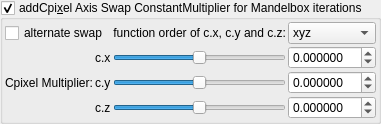
    <widget class="MyGroupBox" name="groupCheck_transf_addCpixel_enabled_false">
     <property name="toolTip">
      <string>&lt;html&gt;&lt;head/&gt;&lt;body&gt;&lt;p&gt;Cpixel is CVector3 c = ( c.x, c.y, c.z). It is each original point (pixel) in 3D space where the iteration starts from, ( c = original z for each point .) It is commonly found in formula structures z = f(z) + c.&lt;/p&gt;&lt;p&gt;The Cpixel multiplier effectively scales this point &amp;quot;c&amp;quot;.&lt;/p&gt;&lt;p&gt;This transform allows the swapping of the order of the &amp;quot;CVector3 c&amp;quot; components before being multiplied by &amp;quot;CVector3 z&amp;quot; components.&lt;/p&gt;&lt;/body&gt;&lt;/html&gt;</string>
     </property>
     <property name="title">
      <string>addCpi&amp;xel Axis Swap ConstantMultiplier for Mandelbox iterations</string>
     </property>
     <property name="checkable">
      <bool>true</bool>
     </property>
     <layout class="QVBoxLayout" name="verticalLayout_50">
      <property name="spacing">
       <number>2</number>
      </property>
      <property name="leftMargin">
       <number>2</number>
      </property>
      <property name="topMargin">
       <number>2</number>
      </property>
      <property name="rightMargin">
       <number>2</number>
      </property>
      <property name="bottomMargin">
       <number>2</number>
      </property>
      <item>
       <layout class="QGridLayout" name="gridLayout_25">
        <property name="spacing">
         <number>2</number>
        </property>
        <item row="0" column="0" colspan="2">
         <widget class="QCheckBox" name="checkBox_transf_alternate_enabled_false">
          <property name="text">
           <string>alternate swap</string>
          </property>
         </widget>
        </item>
        <item row="1" column="2">
         <widget class="QSlider" name="slider3_transf_constant_multiplierC_111_x">
          <property name="sizePolicy">
           <sizepolicy hsizetype="Expanding" vsizetype="Maximum">
            <horstretch>0</horstretch>
            <verstretch>0</verstretch>
           </sizepolicy>
          </property>
          <property name="minimum">
           <number>-10000000</number>
          </property>
          <property name="maximum">
           <number>10000000</number>
          </property>
          <property name="value">
           <number>0</number>
          </property>
          <property name="sliderPosition">
           <number>0</number>
          </property>
          <property name="orientation">
           <enum>Qt::Horizontal</enum>
          </property>
         </widget>
        </item>
        <item row="0" column="3">
         <widget class="QComboBox" name="comboBox_mandelbulbMulti_order_of_xyz">
          <item>
           <property name="text">
            <string notr="true">xyz</string>
           </property>
          </item>
          <item>
           <property name="text">
            <string notr="true">xzy</string>
           </property>
          </item>
          <item>
           <property name="text">
            <string notr="true">yxz</string>
           </property>
          </item>
          <item>
           <property name="text">
            <string notr="true">yzx</string>
           </property>
          </item>
          <item>
           <property name="text">
            <string notr="true">zxy</string>
           </property>
          </item>
          <item>
           <property name="text">
            <string notr="true">zyx</string>
           </property>
          </item>
         </widget>
        </item>
        <item row="0" column="2">
         <widget class="QLabel" name="label_3">
          <property name="text">
           <string>function order of c.x, c.y and c.z:</string>
          </property>
          <property name="alignment">
           <set>Qt::AlignRight|Qt::AlignTrailing|Qt::AlignVCenter</set>
          </property>
         </widget>
        </item>
        <item row="3" column="2">
         <widget class="QSlider" name="slider3_transf_constant_multiplierC_111_z">
          <property name="sizePolicy">
           <sizepolicy hsizetype="Expanding" vsizetype="Maximum">
            <horstretch>0</horstretch>
            <verstretch>0</verstretch>
           </sizepolicy>
          </property>
          <property name="minimum">
           <number>-10000000</number>
          </property>
          <property name="maximum">
           <number>10000000</number>
          </property>
          <property name="value">
           <number>0</number>
          </property>
          <property name="sliderPosition">
           <number>0</number>
          </property>
          <property name="orientation">
           <enum>Qt::Horizontal</enum>
          </property>
         </widget>
        </item>
        <item row="2" column="3">
         <widget class="MyDoubleSpinBox" name="spinbox3_transf_constant_multiplierC_111_y">
          <property name="sizePolicy">
           <sizepolicy hsizetype="Minimum" vsizetype="Maximum">
            <horstretch>0</horstretch>
            <verstretch>0</verstretch>
           </sizepolicy>
          </property>
          <property name="prefix">
           <string/>
          </property>
          <property name="suffix">
           <string/>
          </property>
          <property name="decimals">
           <number>6</number>
          </property>
          <property name="minimum">
           <double>-99.989999999999995</double>
          </property>
          <property name="maximum">
           <double>99.989999999999995</double>
          </property>
          <property name="singleStep">
           <double>0.100000000000000</double>
          </property>
         </widget>
        </item>
        <item row="1" column="3">
         <widget class="MyDoubleSpinBox" name="spinbox3_transf_constant_multiplierC_111_x">
          <property name="sizePolicy">
           <sizepolicy hsizetype="Minimum" vsizetype="Maximum">
            <horstretch>0</horstretch>
            <verstretch>0</verstretch>
           </sizepolicy>
          </property>
          <property name="prefix">
           <string/>
          </property>
          <property name="suffix">
           <string/>
          </property>
          <property name="decimals">
           <number>6</number>
          </property>
          <property name="minimum">
           <double>-99.989999999999995</double>
          </property>
          <property name="maximum">
           <double>99.989999999999995</double>
          </property>
          <property name="singleStep">
           <double>0.100000000000000</double>
          </property>
         </widget>
        </item>
        <item row="1" column="1">
         <widget class="QLabel" name="label_122">
          <property name="text">
           <string notr="true">c.x</string>
          </property>
         </widget>
        </item>
        <item row="2" column="1">
         <widget class="QLabel" name="label_123">
          <property name="text">
           <string notr="true">c.y</string>
          </property>
         </widget>
        </item>
        <item row="3" column="1">
         <widget class="QLabel" name="label_124">
          <property name="text">
           <string notr="true">c.z</string>
          </property>
         </widget>
        </item>
        <item row="1" column="0" rowspan="3">
         <widget class="QLabel" name="label_125">
          <property name="text">
           <string>Cpixel Multiplier:</string>
          </property>
         </widget>
        </item>
        <item row="3" column="3">
         <widget class="MyDoubleSpinBox" name="spinbox3_transf_constant_multiplierC_111_z">
          <property name="sizePolicy">
           <sizepolicy hsizetype="Minimum" vsizetype="Maximum">
            <horstretch>0</horstretch>
            <verstretch>0</verstretch>
           </sizepolicy>
          </property>
          <property name="prefix">
           <string/>
          </property>
          <property name="suffix">
           <string/>
          </property>
          <property name="decimals">
           <number>6</number>
          </property>
          <property name="minimum">
           <double>-99.989999999999995</double>
          </property>
          <property name="maximum">
           <double>99.989999999999995</double>
          </property>
          <property name="singleStep">
           <double>0.100000000000000</double>
          </property>
         </widget>
        </item>
        <item row="2" column="2">
         <widget class="QSlider" name="slider3_transf_constant_multiplierC_111_y">
          <property name="sizePolicy">
           <sizepolicy hsizetype="Expanding" vsizetype="Maximum">
            <horstretch>0</horstretch>
            <verstretch>0</verstretch>
           </sizepolicy>
          </property>
          <property name="minimum">
           <number>-10000000</number>
          </property>
          <property name="maximum">
           <number>10000000</number>
          </property>
          <property name="value">
           <number>0</number>
          </property>
          <property name="sliderPosition">
           <number>0</number>
          </property>
          <property name="orientation">
           <enum>Qt::Horizontal</enum>
          </property>
         </widget>
        </item>
       </layout>
      </item>
     </layout>
    </widget>
